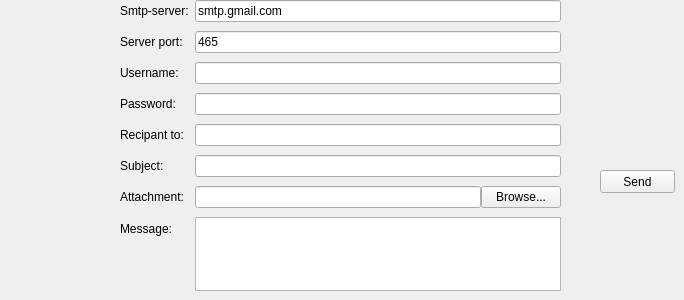
     <widget class="QWidget" name="page_17">
      <widget class="QWidget" name="layoutWidget_5">
       <property name="geometry">
        <rect>
         <x>120</x>
         <y>0</y>
         <width>441</width>
         <height>291</height>
        </rect>
       </property>
       <layout class="QFormLayout" name="formLayout_4">
        <property name="fieldGrowthPolicy">
         <enum>QFormLayout::ExpandingFieldsGrow</enum>
        </property>
        <property name="rowWrapPolicy">
         <enum>QFormLayout::WrapLongRows</enum>
        </property>
        <property name="verticalSpacing">
         <number>9</number>
        </property>
        <item row="0" column="0">
         <widget class="QLabel" name="label_90">
          <property name="text">
           <string>Smtp-server:</string>
          </property>
         </widget>
        </item>
        <item row="0" column="1">
         <widget class="QLineEdit" name="server_3">
          <property name="text">
           <string>smtp.gmail.com</string>
          </property>
         </widget>
        </item>
        <item row="1" column="0">
         <widget class="QLabel" name="label_91">
          <property name="text">
           <string>Server port:</string>
          </property>
         </widget>
        </item>
        <item row="1" column="1">
         <widget class="QLineEdit" name="port_3">
          <property name="text">
           <string>465</string>
          </property>
         </widget>
        </item>
        <item row="2" column="0">
         <widget class="QLabel" name="label_92">
          <property name="text">
           <string>Username:</string>
          </property>
         </widget>
        </item>
        <item row="2" column="1">
         <widget class="QLineEdit" name="uname_3"/>
        </item>
        <item row="3" column="0">
         <widget class="QLabel" name="label_93">
          <property name="text">
           <string>Password:</string>
          </property>
         </widget>
        </item>
        <item row="3" column="1">
         <widget class="QLineEdit" name="paswd_3">
          <property name="inputMask">
           <string/>
          </property>
          <property name="echoMode">
           <enum>QLineEdit::Password</enum>
          </property>
         </widget>
        </item>
        <item row="4" column="0">
         <widget class="QLabel" name="label_94">
          <property name="text">
           <string>Recipant to:</string>
          </property>
         </widget>
        </item>
        <item row="4" column="1">
         <widget class="QLineEdit" name="rcpt_3"/>
        </item>
        <item row="5" column="0">
         <widget class="QLabel" name="label_95">
          <property name="text">
           <string>Subject:</string>
          </property>
         </widget>
        </item>
        <item row="5" column="1">
         <widget class="QLineEdit" name="subject_3"/>
        </item>
        <item row="6" column="0">
         <widget class="QLabel" name="label_96">
          <property name="text">
           <string>Attachment:</string>
          </property>
         </widget>
        </item>
        <item row="7" column="0">
         <widget class="QLabel" name="label_97">
          <property name="text">
           <string>Message:</string>
          </property>
         </widget>
        </item>
        <item row="6" column="1">
         <layout class="QHBoxLayout" name="horizontalLayout_5">
          <item>
           <widget class="QLineEdit" name="file_3">
            <property name="readOnly">
             <bool>true</bool>
            </property>
           </widget>
          </item>
          <item>
           <widget class="QPushButton" name="browseBtn_3">
            <property name="text">
             <string>Browse...</string>
            </property>
           </widget>
          </item>
         </layout>
        </item>
        <item row="7" column="1">
         <widget class="QPlainTextEdit" name="msg_3"/>
        </item>
       </layout>
      </widget>
      <widget class="QPushButton" name="sendBtn_3">
       <property name="geometry">
        <rect>
         <x>600</x>
         <y>170</y>
         <width>75</width>
         <height>23</height>
        </rect>
       </property>
       <property name="text">
        <string>Send</string>
       </property>
      </widget>
     </widget>
